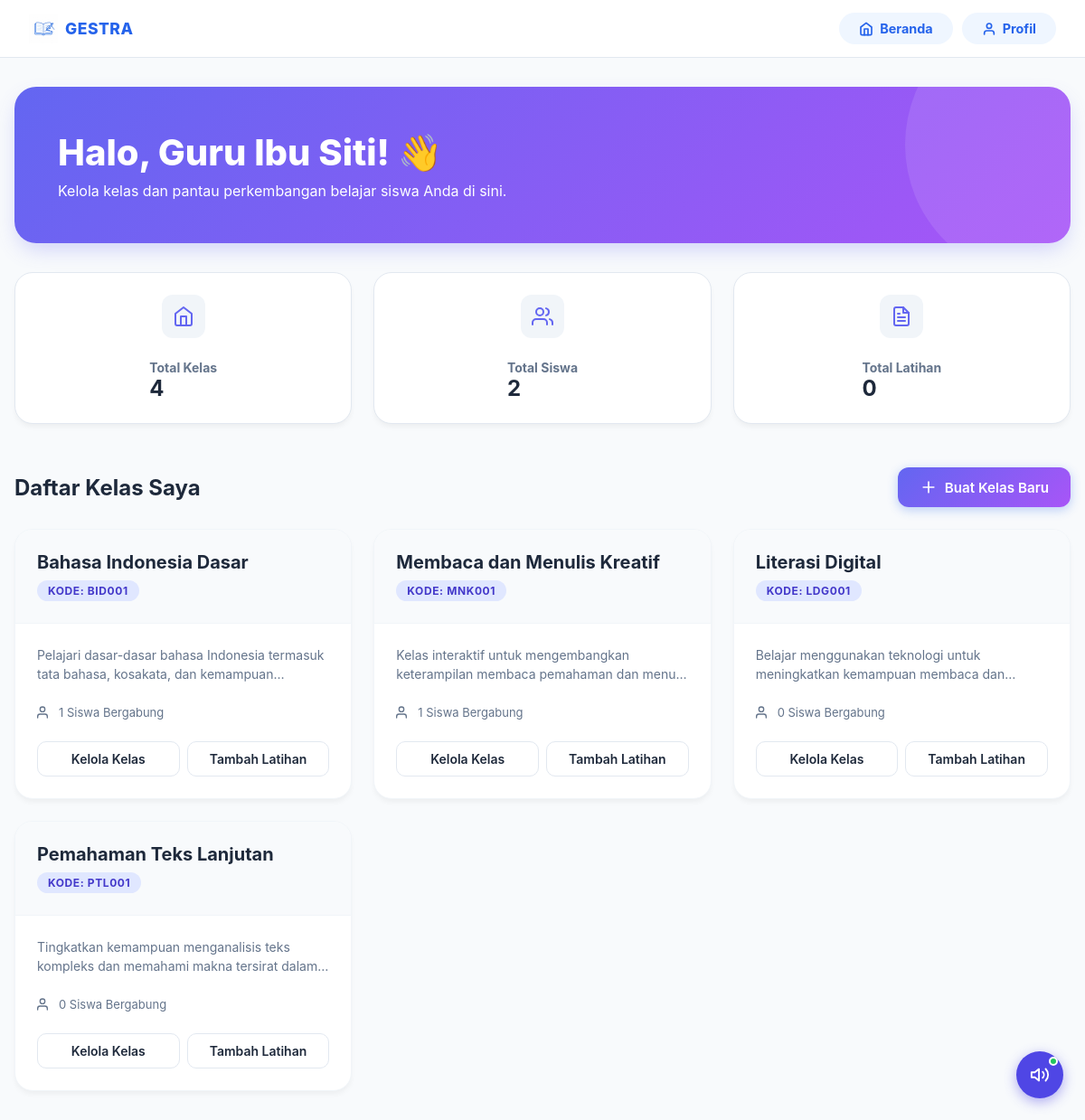
/guru/dashboard (signed in), run on the app's committed database.
### app/models/user.py (models this page shows)
class User(Base):
    __tablename__ = "users"
    id = Column(Integer, primary_key=True, index=True)
    nama = Column(String, index=True)
    email = Column(String, unique=True, index=True)
    password = Column(String)
    role = Column(String, default="murid") # "murid" or "guru"
    foto_profil = Column(String, default="/static/assets/images/mascot.png")

### app/models/kelas.py (models this page shows)
class Kelas(Base):
    __tablename__ = "kelas"
    id = Column(Integer, primary_key=True, index=True)
    nama_kelas = Column(String, index=True)
    deskripsi = Column(Text)
    guru_id = Column(Integer, ForeignKey("users.id"))
    kode_kelas = Column(String, unique=True, index=True)
    dibuat_pada = Column(DateTime, default=datetime.utcnow)
    guru = relationship("User")
    enrollments = relationship("Enrollment", back_populates="kelas", cascade="all, delete-orphan")

### app/routes/guru.py (the view)
@router.get("/dashboard", response_class=HTMLResponse)
async def guru_dashboard(request: Request, db: Session = Depends(get_db)):
    user = get_current_user(request, db)
    if not user or user.role != "guru":
        return RedirectResponse(url="/login")
    from app.models.kelas import Kelas
    kelas_list = db.query(Kelas).filter(Kelas.guru_id == user.id).all()
    total_kelas = len(kelas_list)
    total_siswa = sum([len(k.enrollments) for k in kelas_list])
    from app.models.latihan import Latihan
    latihan_list = db.query(Latihan).filter(Latihan.guru_id == user.id).all()
    total_latihan = len(latihan_list)
    return templates.TemplateResponse(
        request=request,
        name="guru/dashboard.html",
        context={
            "user": user,
            "kelas_list": kelas_list,
            "total_kelas": total_kelas,
            "total_siswa": total_siswa,
            "total_latihan": total_latihan
        }
    )

### app/templates/guru/dashboard.html (shortened to what this page needs)
{% extends "layout.html" %}
{% block content %}
<div class="dashboard-container">
    <div class="welcome-section">
        <h1>Halo, Guru {{ user.nama }}! 👋</h1>
        <p>Kelola kelas dan pantau perkembangan belajar siswa Anda di sini.</p>
    </div>
    <div class="stats-grid">
        <div class="stat-card">
            <div class="stat-icon">
                <svg width="24" height="24" viewBox="0 0 24 24" fill="none" stroke="currentColor" stroke-width="2" stroke-linecap="round" stroke-linejoin="round"><path d="M3 9l9-7 9 7v11a2 2 0 0 1-2 2H5a2 2 0 0 1-2-2z"></path><polyline points="9 22 9 12 15 12 15 22"></polyline></svg>
            </div>
            <div class="stat-info">
                <h3>Total Kelas</h3>
                <p>{{ total_kelas }}</p>
            </div>
        </div>
        <div class="stat-card">
            <div class="stat-icon">
            </div>
            <div class="stat-info">
                <h3>Total Siswa</h3>
                <p>{{ total_siswa }}</p>
            </div>
        </div>
        <div class="stat-card">
            <div class="stat-icon">
            </div>
            <div class="stat-info">
                <h3>Total Latihan</h3>
                <p>{{ total_latihan }}</p>
            </div>
        </div>
    </div>
    <div class="section-header">
        <h2>Daftar Kelas Saya</h2>
        <a href="/guru/kelas/buat" class="btn-primary">
            <svg width="20" height="20" viewBox="0 0 24 24" fill="none" stroke="currentColor" stroke-width="2" stroke-linecap="round" stroke-linejoin="round"><line x1="12" y1="5" x2="12" y2="19"></line><line x1="5" y1="12" x2="19" y2="12"></line></svg>
            Buat Kelas Baru
        </a>
    </div>
    <div class="kelas-grid">
        {% if kelas_list %}
            {% for kelas in kelas_list %}
            <div class="kelas-card">
                <div class="kelas-header">
                    <h3>{{ kelas.nama_kelas }}</h3>
                    <span class="kode-badge">KODE: {{ kelas.kode_kelas }}</span>
                </div>
                <div class="kelas-body">
                    <p>{{ kelas.deskripsi or 'Tidak ada deskripsi.' }}</p>
                    <div style="display: flex; align-items: center; gap: 0.5rem; color: var(--text-secondary); font-size: 0.8125rem;">
                        <svg width="16" height="16" viewBox="0 0 24 24" fill="none" stroke="currentColor" stroke-width="2" stroke-linecap="round" stroke-linejoin="round"><path d="M17 21v-2a4 4 0 0 0-4-4H5a4 4 0 0 0-4 4v2"></path><circle cx="9" cy="7" r="4"></circle></svg>
                        {{ kelas.enrollments|length }} Siswa Bergabung
                    </div>
                </div>
                <div class="kelas-footer">
                    <a href="/guru/kelas/{{ kelas.id }}/detail" class="btn-outline">Kelola Kelas</a>
                    <a href="/guru/latihan/buat/{{ kelas.id }}" class="btn-outline">Tambah Latihan</a>
                </div>
            </div>
            {% endfor %}
        {% endif %}
    </div>
</div>
{% endblock %}

### app/static/css/global.css (style rules this page uses)
:root { --blue-50: #EFF6FF; --blue-100: #DBEAFE; --blue-200: #BFDBFE; --blue-300: #93C5FD; --blue-400: #60A5FA; --blue-500: #3B82F6; --blue-600: #2563EB; --blue-700: #1D4ED8; --blue-800: #1E40AF; --gray-50: #F8FAFC; --gray-100: #F1F5F9; --gray-200: #E2E8F0; --gray-300: #CBD5E1; --gray-400: #94A3B8; --gray-500: #64748B; --gray-700: #334155; --gray-900: #0F172A; --white: #FFFFFF; --radius-sm: 8px; --radius-md: 14px; --radius-lg: 20px; --radius-xl: 28px; --shadow-sm: 0 1px 3px rgba(0, 0, 0, .08), 0 1px 2px rgba(0, 0, 0, .06); --shadow-md: 0 4px 16px rgba(37, 99, 235, .10); --shadow-lg: 0 8px 32px rgba(37, 99, 235, .14); --transition: all .22s ease; --font: 'Nunito', sans-serif; }
*, *::before, *::after { box-sizing: border-box; margin: 0; padding: 0; }
html { scroll-behavior: smooth; }
body { font-family: var(--font); background-color: var(--gray-50); color: var(--gray-900); min-height: 100vh; -webkit-font-smoothing: antialiased; }
a { text-decoration: none; color: inherit; }
.btn-primary { display: inline-flex; align-items: center; justify-content: center; gap: 8px; background: var(--blue-600); color: var(--white); font-weight: 700; font-size: .95rem; padding: 13px 28px; border-radius: 50px; border: none; cursor: pointer; transition: var(--transition); box-shadow: 0 3px 12px rgba(37, 99, 235, .30); }
.stats-grid { display: grid; grid-template-columns: repeat(auto-fit, minmax(200px, 1fr)); gap: 20px; margin-bottom: 32px; }
.stat-card { background: var(--white); padding: 24px; border-radius: var(--radius-lg); border: 1.5px solid var(--gray-200); box-shadow: var(--shadow-sm); display: flex; flex-direction: column; gap: 8px; transition: var(--transition); }
.stat-icon { width: 32px; height: 32px; background: var(--blue-50); color: var(--blue-600); border-radius: 10px; display: flex; align-items: center; justify-content: center; margin-bottom: 8px; }

### data on the page
User: nama "Ibu Siti"
Kelas: nama_kelas "Bahasa Indonesia Dasar", kode_kelas "BID001", deskripsi "Pelajari dasar-dasar bahasa Indonesia termasuk tata bahasa, kosakata, dan…", enrollments|length "1"
Kelas: nama_kelas "Membaca dan Menulis Kreatif", kode_kelas "MNK001", deskripsi "Kelas interaktif untuk mengembangkan keterampilan membaca pemahaman dan…", enrollments|length "1"
Kelas: nama_kelas "Literasi Digital", kode_kelas "LDG001", deskripsi "Belajar menggunakan teknologi untuk meningkatkan kemampuan membaca…", enrollments|length "0"
Kelas: nama_kelas "Pemahaman Teks Lanjutan", kode_kelas "PTL001", deskripsi "Tingkatkan kemampuan menganalisis teks kompleks dan memahami makna tersirat…", enrollments|length "0"

### other printed values
{{ total_kelas }} "4"
{{ total_siswa }} "2"
{{ total_latihan }} "0"
